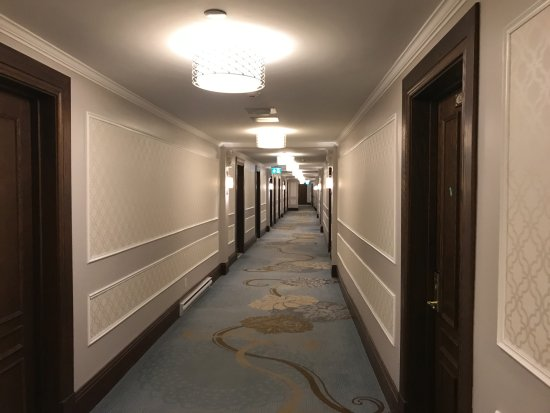
//> input picture opencv_ex11/opencv_ex11/test.jpg, 550 x 413 px
$ ./opencv_ex11   (built with g++ and OpenCV 4)
//> lines starting //> are read from the running program, lines starting //| are printed output that depends on the picture
/*
// 허프 선 변환(두 점을 지나는 무수히 많은 직선의 교차점을 찾아 직선 검출)

#include <opencv2/opencv.hpp>

using namespace cv;
using namespace std;

int main()
{
    Mat img_edge, img_result;

    Mat img_src = imread("test.jpg", IMREAD_GRAYSCALE);

    Canny(img_src, img_edge, 50, 150);
    cvtColor(img_edge, img_result, COLOR_GRAY2BGR);

    vector<Vec2f> lines;                                    // 허프 라인 검출
    HoughLines(img_edge, lines, 1, CV_PI / 180, 150);       // rho, theta 반환
                                // (입력 이미지, 출력 배열, rho, theta, threshold)

    for (size_t i = 0; i < lines.size(); i++)
    {
        float rho = lines[i][0], theta = lines[i][1];       // rho 및 theta 저장
        Point pt1, pt2;
        double a = cos(theta), b = sin(theta);              // 직교 좌표계로 변환
        double x0 = a * rho, y0 = b * rho;

        pt1.x = cvRound(x0 + 1000 * (-b));                  // 직선 길이 지정
        pt1.y = cvRound(y0 + 1000 * (a));
        pt2.x = cvRound(x0 - 1000 * (-b));
        pt2.y = cvRound(y0 - 1000 * (a));

        line(img_result, pt1, pt2, Scalar(0, 0, 255), 3);   // 직선 출력
    }

    imshow("Source", img_src);
    imshow("Standard Hough Line Transform", img_result);

    waitKey();
    return 0;
}

*/

///*
// 확률적 허프 선 변환

#include <opencv2/opencv.hpp>

using namespace cv;
using namespace std;

int main()
{
    Mat img_edge, img_result;

    Mat src = imread("test.jpg", IMREAD_GRAYSCALE);
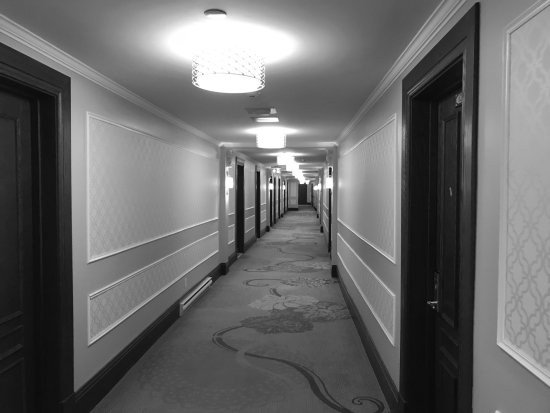
//> src: 413 rows x 550 cols, CV_8UC1; min 2, max 255, mean 105.5

    Canny(src, img_edge, 50, 150);
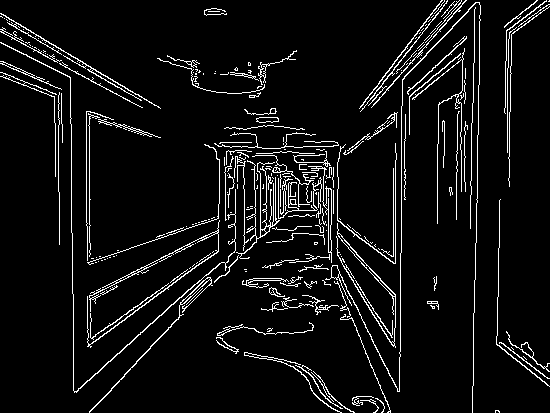
//> img_edge: 413 rows x 550 cols, CV_8UC1; 6.4% white in thin lines or dots
    cvtColor(img_edge, img_result, COLOR_GRAY2BGR);
//> img_result: 413 rows x 550 cols, CV_8UC3; 6.4% white in thin lines or dots

    vector<Vec4i> linesP;                                   // 확률적 허프 라인 검출
    HoughLinesP(img_edge, linesP, 1, CV_PI / 180, 50, 50, 5);   // 직선의 시작과 끝점 반환
//> linesP = 62 lines (x1, y1, x2, y2), first 8: [479, 74, 480, 5], [402, 96, 453, 50], [1, 13, 158, 107], [87, 346, 158, 293], [244, 243, 298, 196], [0, 31, 82, 76], [395, 263, 395, 160], [117, 383, 172, 323]
                // (입력 이미지, 출력 배열, rho, theta, threshold, 최소 선 길이, 선 사이 거리)

    for (size_t i = 0; i < linesP.size(); i++)
    {
        Vec4i l = linesP[i];                                // 직선 출력
        line(img_result, Point(l[0], l[1]), Point(l[2], l[3]), Scalar(0, 0, 255), 3, LINE_AA);
    }
//> this loop made 62 passes
//> l on passes 1 to 12: [479, 74, 480, 5], [402, 96, 453, 50], [1, 13, 158, 107], [87, 346, 158, 293], [244, 243, 298, 196], [0, 31, 82, 76], [395, 263, 395, 160], [117, 383, 172, 323], [496, 344, 548, 385], [112, 324, 218, 247], [409, 100, 463, 58], [147, 326, 219, 263]
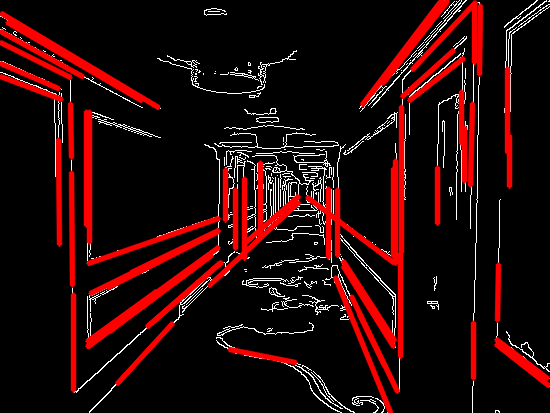
//> img_result: 413 rows x 550 cols, CV_8UC3; mean B, G, R 9.2, 9.2, 37.7

    imshow("Source", src);
    imshow("Probabilistic Line Transform", img_result);

    waitKey();
    return 0;
}

// [42 lines of commented-out code are left out]
